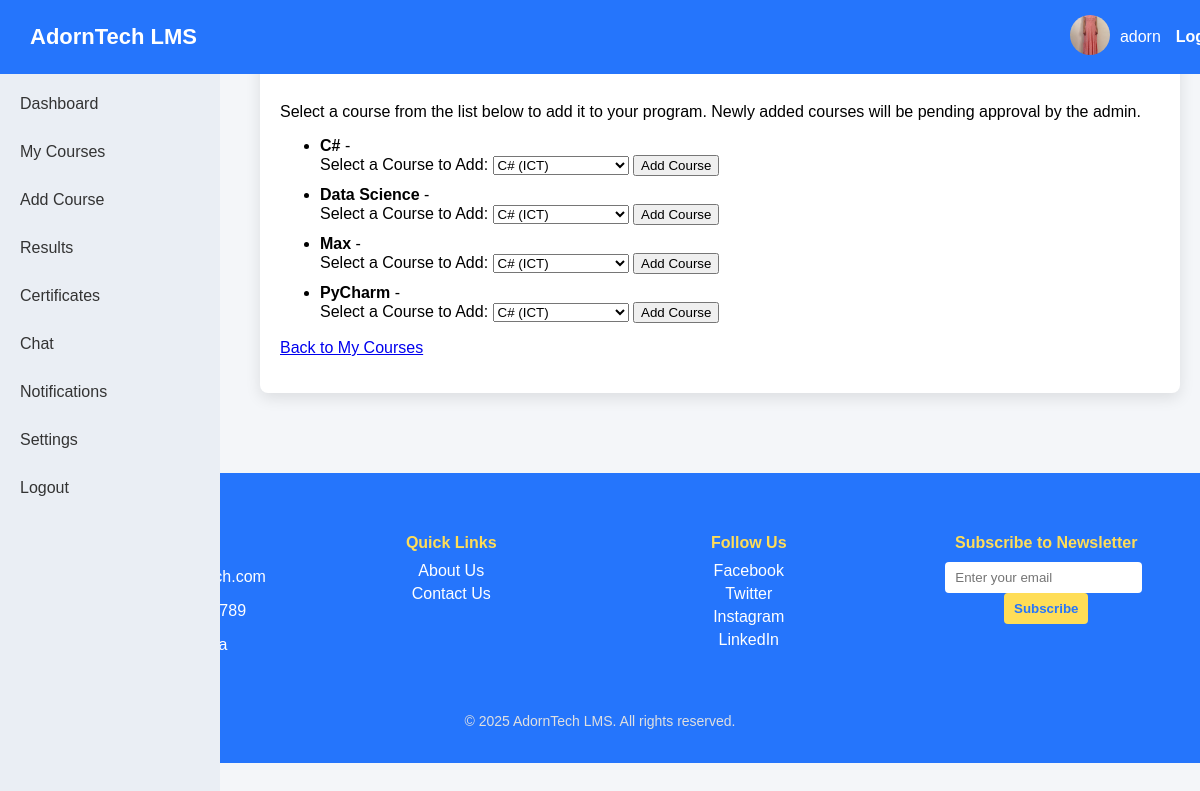
/courses/add-course/ (signed in), run on the app's committed database.
### accounts/models.py (models this page shows, shortened)
class CustomUser(AbstractBaseUser, PermissionsMixin):
    USER_TYPES = (
        ('admin', 'Admin'),
        ('lecturer', 'Lecturer'),
        ('student', 'Student'),
        ('learner', 'Learner'),
    )
    email = models.EmailField(unique=True)
    username = models.CharField(max_length=50, unique=True)
    user_type = models.CharField(max_length=10, choices=USER_TYPES)
    is_active = models.BooleanField(default=True)
    is_staff = models.BooleanField(default=False)
    last_seen = models.DateTimeField(default=timezone.now)
    date_joined = models.DateTimeField(default=timezone.now)   # ✅ Add this
    profile_picture = models.ImageField(upload_to='profile_pics/', blank=True, null=True)
    last_name = models.CharField(max_length=50, blank=True)
    country = models.CharField(max_length=50, blank=True)
    region = models.CharField(max_length=50, blank=True)
    first_name = models.CharField(max_length=50, blank=True)
    nationality = models.CharField(max_length=50, blank=True)
    date_of_birth = models.DateField(null=True, blank=True)
    gender = models.CharField(max_length=20, blank=True)
    theme = models.CharField(max_length=10, default='light')  # light or dark
    language = models.CharField(max_length=20, default='English')
    bio = models.TextField(blank=True)
    objects = CustomUserManager()
    USERNAME_FIELD = 'email'
    REQUIRED_FIELDS = ['username', 'user_type']

### courses/models.py (models this page shows, shortened)
class Course(models.Model):
    title = models.CharField(max_length=200)
    description = models.TextField()
    program = models.ForeignKey(Program, on_delete=models.CASCADE)
    lecturer = models.ForeignKey(
        settings.AUTH_USER_MODEL,
        on_delete=models.CASCADE,
        limit_choices_to={'user_type': 'lecturer'},
        related_name='courses'
    )
    created_at = models.DateTimeField(auto_now_add=True)
    is_active = models.BooleanField(default=True)

### courses/views.py (the view)
# urls.py: path('add-course/', views.add_course, name='add-course'),
@login_required
def add_course(request):
    if request.user.user_type != 'student':
        return redirect('home')
    existing_courses = Enrollment.objects.filter(student=request.user).values_list('course_id', flat=True)
    available_courses = Course.objects.exclude(id__in=existing_courses)
    if request.method == 'POST':
        form = EnrollmentForm(request.POST)
        if form.is_valid():
            course = form.cleaned_data['course']
            Enrollment.objects.get_or_create(student=request.user, course=course, approved=False)
            return redirect('student-courses')
    else:
        form = EnrollmentForm()
    return render(request, 'courses/add_course.html', {
        'form': form,
        'available_courses': available_courses
    })

### courses/forms.py
class EnrollmentForm(forms.ModelForm):
    class Meta:
        model = Enrollment
        fields = ['course']
    def __init__(self, *args, program_id=None, **kwargs):
        super().__init__(*args, **kwargs)
        if program_id:
            self.fields['course'].queryset = Course.objects.filter(program_id=program_id)
        else:
            self.fields['course'].queryset = Course.objects.all()
        self.fields['course'].label = "Select Course"

### courses/templates/courses/add_course.html (shortened to what this page needs)
{% extends 'accounts/sidebar.html' %}
{% load static %}
{% block content %}
<link rel="stylesheet" href="{% static 'css/add-course.css' %}">
    <div class="main">
        <div class="card">
            <h2>Add a Course</h2>
            <p>Select a course from the list below to add it to your program. Newly added courses will be pending approval by the admin.</p>
            {% if available_courses %}
                <ul class="course-list">
                    {% for course in available_courses %}
                        <li>
                            <strong>{{ course.title }}</strong> -
                            <form method="POST">
    <label for="course">Select a Course to Add:</label>
    <select name="course" id="course" required>
        {% for course in available_courses %}
            <option value="{{ course.id }}">{{ course.title }} ({{ course.program.name }})</option>
        {% empty %}
            <option disabled>No courses available to add</option>
        {% endfor %}
    </select>
    <button type="submit">Add Course</button>
</form>
                        </li>
                    {% endfor %}
                </ul>
            {% else %}
                <p>No new courses available to add.</p>
            {% endif %}
            <p><a href="{% url 'student-courses' %}">Back to My Courses</a></p>
        </div>
    </div>
   <div>{% include 'accounts/footer.html' %}</div>
{% endblock %}

### accounts/templates/accounts/sidebar.html (shortened to what this page needs)
{% load static %}
<!DOCTYPE html>
<html lang="en">
<head>
    <link rel="stylesheet" href="{% static 'css/sidebar_navbar.css' %}">
</head>
<body>
    <div class="navbar">
        <div class="brand">AdornTech LMS</div>
        <div class="user-info">
            <a href="{% url 'student-profile' %}">
                {% if request.user.profile_picture %}
                    <img src="{{ request.user.profile_picture.url }}"
                         alt="Profile"
                         style="width:40px; height:40px; border-radius:50%;">
                {% else %}
                    <img src="{% static 'images/default_profile.png' %}"
                         alt="Default Profile"
                         style="width:40px; height:40px; border-radius:50%;">
                {% endif %}
            </a>
            <span>{{ request.user.username }}</span>
            <a href="{% url 'logout' %}">Logout</a>
        </div>
    </div>
    <div class="sidebar">
        <ul>
            <li>
                <a href="{% url 'student-dashboard' %}">Dashboard</a>
            </li>
            <li><a href="{% url 'student-courses' %}">My Courses</a></li>
            <li><a href="{% url 'add-course' %}">Add Course</a></li>
            <li><a href="{% url 'student-results' %}">Results</a></li>
            <li><a href="{% url 'student-certificates' %}">Certificates</a></li>
            <li><a href="{% url 'student-chat' %}">Chat</a></li>
            <li><a href="{% url 'student-notifications' %}">Notifications</a></li>
            <li><a href="{% url 'student-settings' %}">Settings</a></li>
            <li><a href="{% url 'logout' %}">Logout</a></li>
        </ul>
    </div>
    <div>
        {% block content %}{% endblock %}
    </div>
</body>
</html>

### static/css/sidebar_navbar.css (style rules this page uses)
body { margin: 0; font-family: Arial, sans-serif; background: #f4f6f9; }
.navbar { display: flex; justify-content: space-between; align-items: center; background: #2575fc; padding: 15px 30px; color: white; position: fixed; width: 100%; top: 0; z-index: 1000; }
.navbar .brand { font-size: 22px; font-weight: bold; }
.navbar .user-info { display: flex; align-items: center; }
.navbar .user-info img { width: 35px; height: 35px; border-radius: 50%; margin-right: 10px; object-fit: cover; }
.navbar .user-info a { color: white; margin-left: 15px; text-decoration: none; font-weight: bold; }
.sidebar { width: 220px; background: #eaeef4; color: #333; height: 100vh; position: fixed; top: 60px; left: 0; padding-top: 20px; overflow-y: auto; }
.sidebar ul { list-style: none; padding-left: 0; margin: 0; }
.sidebar ul li { padding: 15px 20px; cursor: pointer; transition: background 0.3s; color: #333; }
.sidebar ul li a { color: inherit; text-decoration: none; display: block; }
.main { margin-left: 240px; padding: 80px 20px 20px 20px; }
.card { background: white; padding: 20px; border-radius: 8px; box-shadow: 0 5px 15px rgba(0,0,0,0.1); margin-bottom: 20px; }
.card h2, .card h3 { margin-top: 0; }
h2 { text-align: center; color: #222; margin-bottom: 30px; font-size: 1.8em; }

### static/css/add-course.css (style rules this page uses)
body { margin: 0; font-family: Arial, sans-serif; background: #f4f6f9; }
.main { margin-left: 240px; padding: 20px; }
.card { background: white; padding: 20px; border-radius: 8px; box-shadow: 0 5px 15px rgba(0,0,0,0.1); margin-bottom: 20px; }
.course-list li { margin-bottom: 10px; }

### data on the page
CustomUser: user.profile_picture (picture), user.username "adorn"
Course: title "C#"
Course: title "Data Science"
Course: title "Max"
Course: title "PyCharm"

### other printed values
form field course "C# (ICT)"
